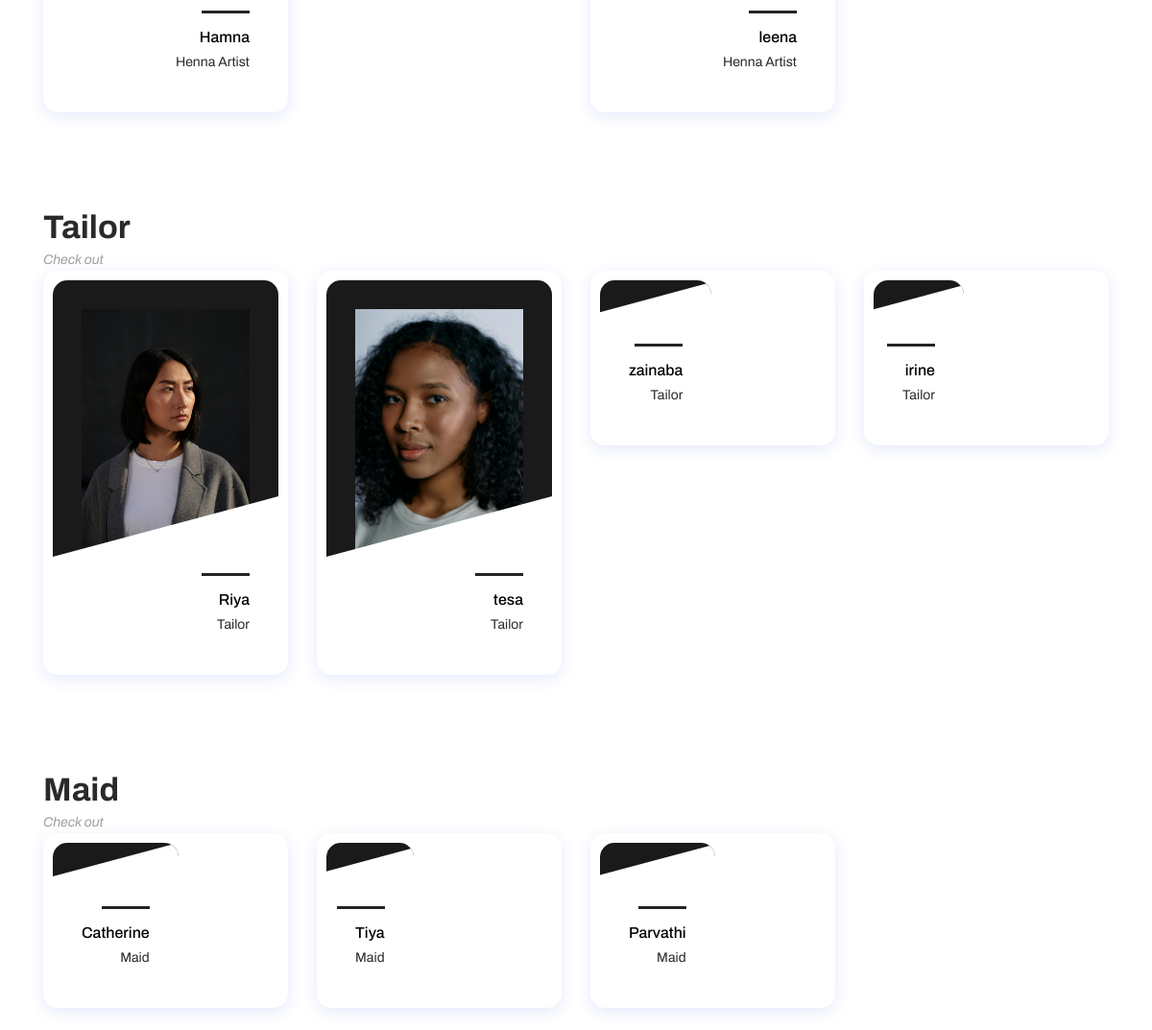
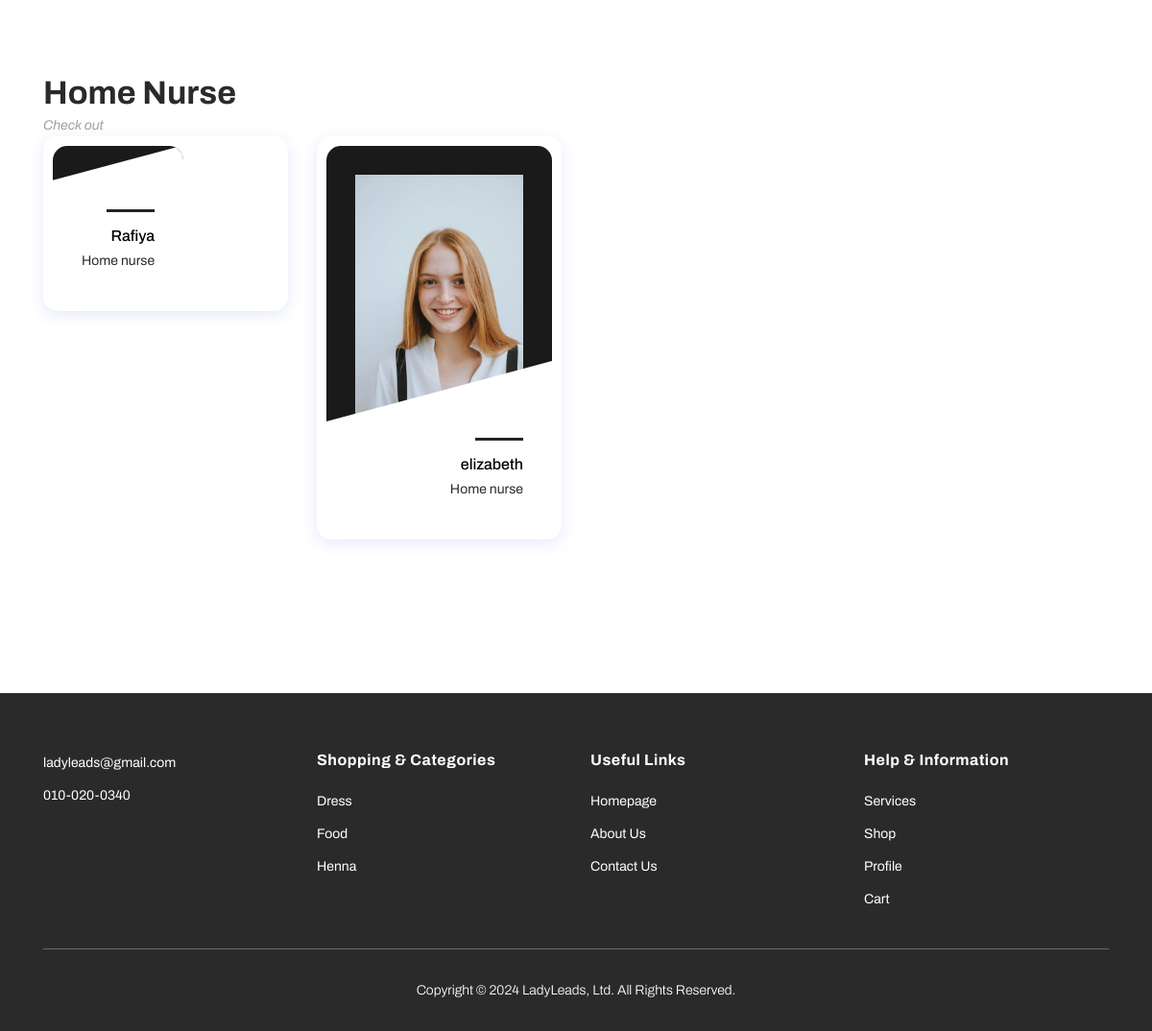
The app's page /clientservice (lower part), older data (2 pictures, top to bottom).
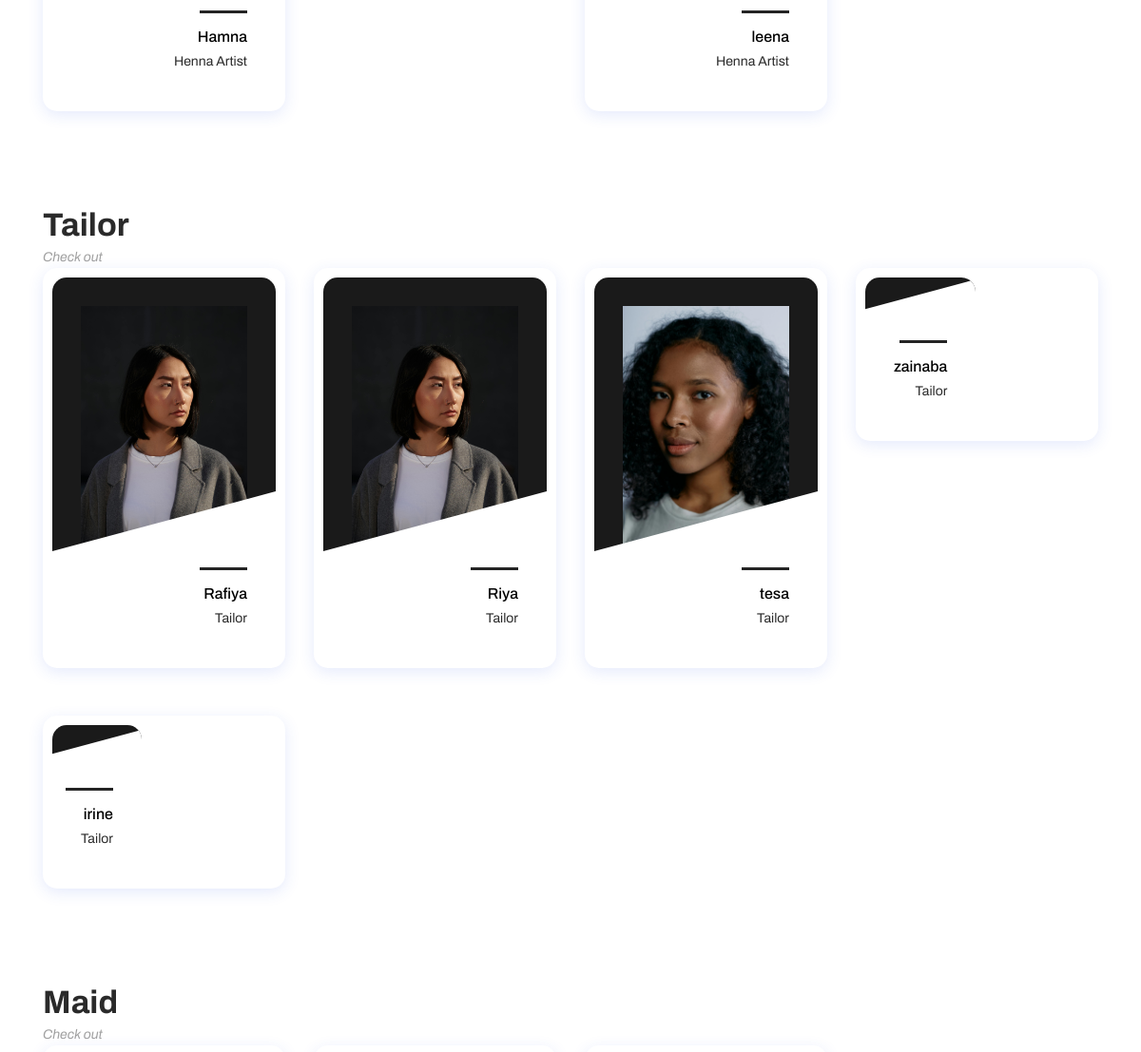
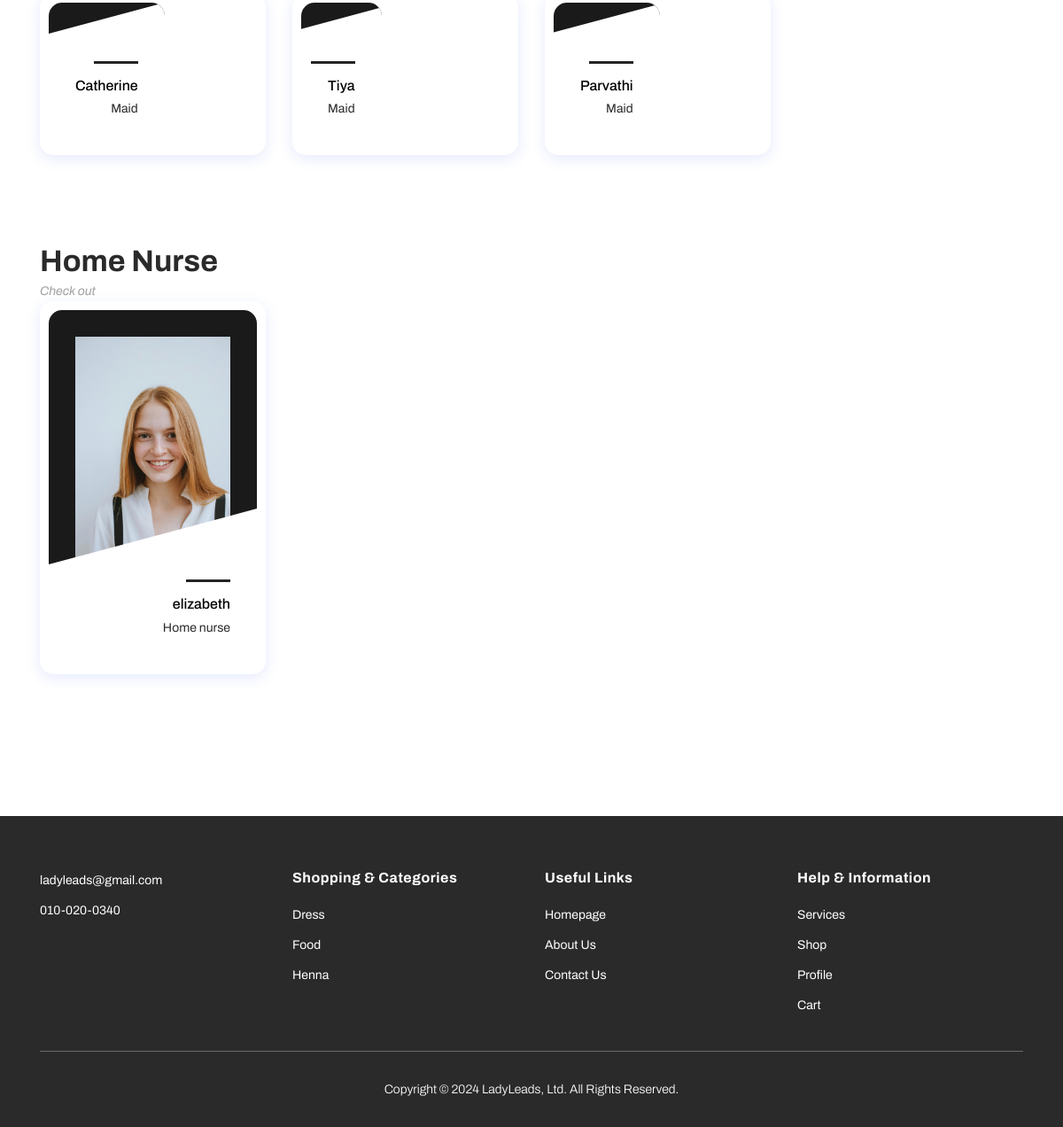
The same page, newer data (2 pictures, top to bottom).
### login/models.py (models this page shows)
class EditProfile(models.Model):
    user = models.OneToOneField(User, null=True, on_delete=models.CASCADE)
    job = models.CharField(max_length=15, null=True)
    location = models.CharField(max_length=10, null=True)
    Yearofexp = models.IntegerField(null=True)
    profile_pic = models.ImageField(upload_to='profile_photos/', null=True, blank=True)
    class Meta:
        verbose_name = 'Edit Profile'
        verbose_name_plural = 'Edit Profiles'

### login/views.py (the view)
# urls.py: path('clientservice', views.clientservice , name="clientservice"),
def clientservice(request):
    profiles = EditProfile.objects.all()
    context = {
        'profiles': profiles,
    }
    for i in profiles:
            print(i)
    return render(request, 'client_service.html' , context)

### login/templates/client_service.html (shortened to what the changed rows need)
<!DOCTYPE html>
<html lang="en">
<head>
    {% load static %}
    <link rel="stylesheet" type="text/css" href="{% static 'bootstrap.min.css' %}">
    <link rel="stylesheet" type="text/css" href="{% static 'font-awesome.css' %}">
    <link rel="stylesheet" href="{% static 'templatemo-hexashop.css' %}">
    <link rel="stylesheet" href="{% static 'owl-carousel.css' %}">
    <link rel="stylesheet" href="{% static 'lightbox.css' %}">
</head>
<body>
    <section class="section" id="henna">
        <div class="container">
            <div class="row">
                {% for profile in profiles %}
                {% if profile.job == "Henna Artist" %}
                <div class="col-12 col-sm-6 col-lg-3">
                    <a href="apphenna">
                        <div class="single_advisor_profile wow fadeInUp" data-wow-delay="0.4s"
                            style="visibility: visible; animation-delay: 0
                            .4s; animation-name: fadeInUp;">
                            <form id="profileForm" action="{% url 'apphenna' %}" method="post">
                                <button type="submit" style="border: none; background: none; cursor: pointer;">
                            </form>
                            <div class="single_advisor_details_info">
                                <h6 class="name">{{ profile.user }}</h6>
                                <p class="designation">{{ profile.job }}</p>
                            </div>
                        </div>
                    </a>
                </div>
                {% endif %}
                {% endfor %}
    </section>
    <section class="section" id="tailor">
        <div class="container">
            <div class="section-heading">
                <h2>Tailor</h2>
            </div>
            <div class="row">
                {% for profile in profiles %}
                {% if profile.job == "Tailor" %}
                <div class="col-12 col-sm-6 col-lg-3">
                    <a href="apptailor">
                        <div class="single_advisor_profile wow fadeInUp" data-wow-delay="0.4s"
                        style="visibility: visible; animation-delay: 0.4s; animation-name: fadeInUp;">
                        <form id="profileForm" action="{% url 'apptailor' %}" method="post">
                            <button type="submit" style="border: none; background: none; cursor: pointer;">
                        </form>
                        <div class="advisor_thumb"><img src="/media/{{ profile.profile_pic }}" alt="">
                        </div>
                        <div class="single_advisor_details_info">
                            <h6 class="name">{{ profile.user }}</h6>
                            <p class="designation">{{ profile.job }}</p>
                        </div>
                    </div>
                    </a>
                </div>
                {% endif %}
                {% endfor %}
    </section>
    <section class="section" id="maid">
        <div class="container">
            <div class="section-heading">
                <h2>Maid</h2>
            </div>
            <div class="row">
                {% for profile in profiles %}
                {% if profile.job == "Maid" %}
                <div class="col-12 col-sm-6 col-lg-3">
                    <a href="appmaid">
                        <div class="single_advisor_profile wow fadeInUp" data-wow-delay="0.4s"
                        style="visibility: visible; animation-delay: 0.4s; animation-name: fadeInUp;">
                        <form id="profileForm1" action="{% url 'appmaid' %}" method="post">
                            <button type="submit" style="border: none; background: none; cursor: pointer;">
                        </form>
                        <div class="advisor_thumb"><img src="/media/{{ profile.profile_pic }}" alt="">
                        </div>
                        <div class="single_advisor_details_info">
                            <h6 class="name">{{ profile.user }}</h6>
                            <p class="designation">{{ profile.job }}</p>
                        </div>
                    </div>
                    </a>
                </div>
                {% endif %}
                {% endfor %}
    </section>
    <section class="section" id="home-nurse">
        <div class="container">
            <div class="section-heading">
                <h2>Home Nurse</h2>
            </div>
            <div class="row">
                {% for profile in profiles %}
                {% if profile.job == "Home nurse" %}
                <div class="col-12 col-sm-6 col-lg-3">
                    <a href="appnurse">
                        <div class="single_advisor_profile wow fadeInUp" data-wow-delay="0.4s"
                        style="visibility: visible; animation-delay: 0.4s; animation-name: fadeInUp;">
                        <form id="profileForm" action="{% url 'appnurse' %}" method="post">
                            <button type="submit" style="border: none; background: none; cursor: pointer;">
                        </form>
                        <div class="advisor_thumb"><img src="/media/{{ profile.profile_pic }}" alt="">
                        </div>
                        <div class="single_advisor_details_info">
                            <h6 class="name">{{ profile.user }}</h6>
                            <p class="designation">{{ profile.job }}</p>
                        </div>
                    </div>
                    </a>
                </div>
                {% endif %}
                {% endfor %}
    </section>
</body>
</html>

Row changes from the older to the newer data that the page shows:
changed EditProfile "Rafiya": moves from the list under "Home Nurse" to the list under "Tailor"
